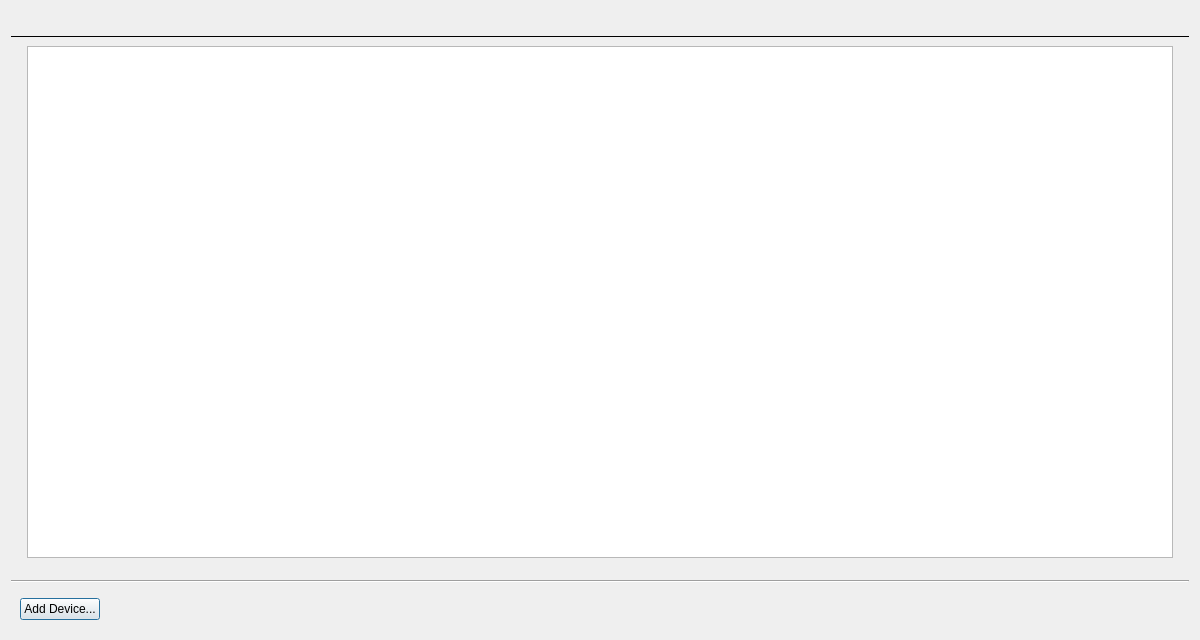
<?xml version="1.0" encoding="UTF-8"?>
<ui version="4.0">
 <class>CameraListDialog</class>
 <widget class="QDialog" name="CameraListDialog">
  <property name="geometry">
   <rect>
    <x>0</x>
    <y>0</y>
    <width>1200</width>
    <height>640</height>
   </rect>
  </property>
  <layout class="QVBoxLayout" name="verticalLayout">
   <item>
    <widget class="nx::client::desktop::Panel" name="panelWidget" native="true">
     <layout class="QHBoxLayout" name="horizontalLayout_2">
      <item>
       <widget class="nx::client::desktop::SearchLineEdit" name="filterLineEdit" native="true">
        <property name="sizePolicy">
         <sizepolicy hsizetype="Expanding" vsizetype="Fixed">
          <horstretch>0</horstretch>
          <verstretch>0</verstretch>
         </sizepolicy>
        </property>
       </widget>
      </item>
     </layout>
    </widget>
   </item>
   <item>
    <widget class="Line" name="line">
     <property name="frameShadow">
      <enum>QFrame::Plain</enum>
     </property>
     <property name="orientation">
      <enum>Qt::Horizontal</enum>
     </property>
    </widget>
   </item>
   <item>
    <widget class="QStackedWidget" name="stackedWidget">
     <property name="currentIndex">
      <number>0</number>
     </property>
     <widget class="QWidget" name="dataPage">
      <layout class="QVBoxLayout" name="verticalLayout_3">
       <property name="leftMargin">
        <number>16</number>
       </property>
       <property name="topMargin">
        <number>2</number>
       </property>
       <property name="rightMargin">
        <number>16</number>
       </property>
       <property name="bottomMargin">
        <number>16</number>
       </property>
       <item>
        <widget class="QnTableView" name="camerasView">
         <property name="mouseTracking">
          <bool>true</bool>
         </property>
         <property name="contextMenuPolicy">
          <enum>Qt::CustomContextMenu</enum>
         </property>
         <property name="sizeAdjustPolicy">
          <enum>QAbstractScrollArea::AdjustToContents</enum>
         </property>
         <property name="editTriggers">
          <set>QAbstractItemView::NoEditTriggers</set>
         </property>
         <property name="horizontalScrollMode">
          <enum>QAbstractItemView::ScrollPerPixel</enum>
         </property>
         <property name="showGrid">
          <bool>false</bool>
         </property>
         <property name="sortingEnabled">
          <bool>true</bool>
         </property>
         <attribute name="horizontalHeaderDefaultSectionSize">
          <number>120</number>
         </attribute>
         <attribute name="horizontalHeaderMinimumSectionSize">
          <number>40</number>
         </attribute>
         <attribute name="verticalHeaderVisible">
          <bool>false</bool>
         </attribute>
        </widget>
       </item>
      </layout>
     </widget>
    </widget>
   </item>
   <item>
    <widget class="Line" name="bottomLine">
     <property name="orientation">
      <enum>Qt::Horizontal</enum>
     </property>
    </widget>
   </item>
   <item>
    <widget class="QWidget" name="extrasWidget" native="true">
     <layout class="QHBoxLayout" name="horizontalLayout_3">
      <item>
       <widget class="QPushButton" name="addDeviceButton">
        <property name="text">
         <string>Add Device...</string>
        </property>
       </widget>
      </item>
      <item>
       <spacer name="horizontalSpacer_4">
        <property name="orientation">
         <enum>Qt::Horizontal</enum>
        </property>
        <property name="sizeHint" stdset="0">
         <size>
          <width>40</width>
          <height>20</height>
         </size>
        </property>
       </spacer>
      </item>
     </layout>
    </widget>
   </item>
  </layout>
 </widget>
 <customwidgets>
  <customwidget>
   <class>QnTableView</class>
   <extends>QTableView</extends>
   <header location="global">ui/widgets/common/table_view.h</header>
  </customwidget>
  <customwidget>
   <class>nx::client::desktop::Panel</class>
   <extends>QWidget</extends>
   <header location="global">nx/client/desktop/common/widgets/panel.h</header>
   <container>1</container>
  </customwidget>
  <customwidget>
   <class>nx::client::desktop::SearchLineEdit</class>
   <extends>QWidget</extends>
   <header location="global">nx/client/desktop/common/widgets/search_line_edit.h</header>
   <container>1</container>
  </customwidget>
 </customwidgets>
 <resources/>
 <connections/>
</ui>
